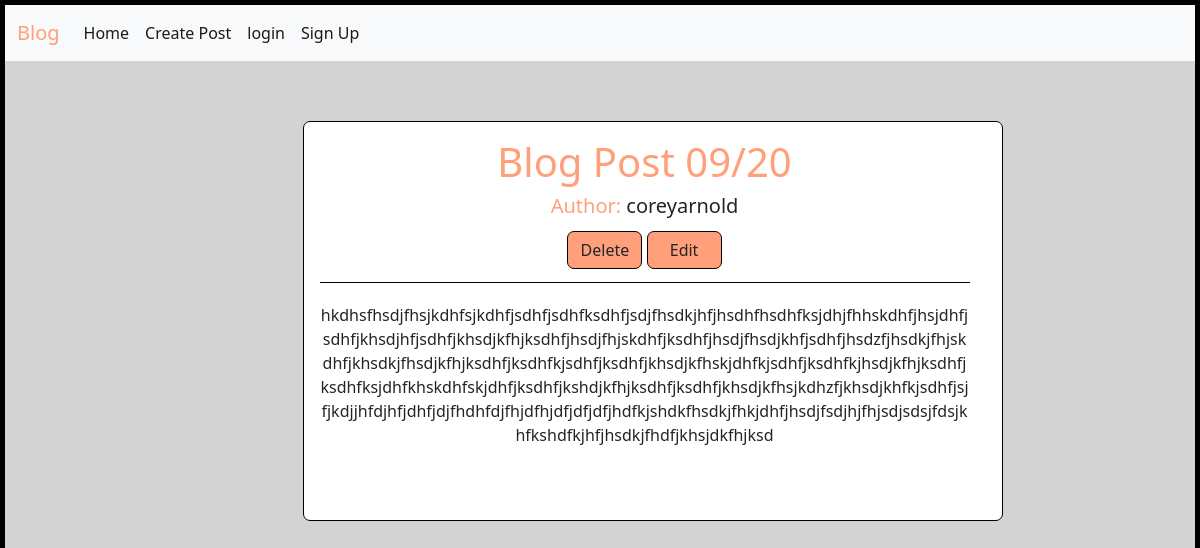
Screenshot of /blogs/15/ with the database file from the repository.
### blog/models.py (models this page shows, shortened)
class Post(models.Model):
    title = models.CharField(max_length=200)
    author = models.ForeignKey(
        "auth.User",
        on_delete=models.CASCADE,
    )
    body = models.TextField()

### blog/views.py (the view)
class BlogDetailView(DetailView):
    model = Post
    template_name = "blog_detail.html"

### templates/blog_detail.html (shortened to what this page needs)
{% extends 'base.html' %}
{% block content %}
<div class="detail-container" style="width:700px; height: 400px;" >
        <div class="card-container" style="width:650px; ">
            <div class="detail-header">
                <h1 >{{ post.title }}</h1>
                <h2><span>Author: </span> {{ post.author }}</h2>
                <a href="{% url 'post_delete' post.id %}" class="btn">Delete</a>
                <a href="{% url 'post_edit' post.id %}" class="btn">Edit</a>
            </div>
            <div class="detail-par" style="width:650px; ">
                <p> {{ post.body }} </p>
            </div>
        </div>
</div>
{% endblock content %}

### static/css/blog_detail.css (style rules this page uses)
body { margin: 0; padding: 0; height:100vh; border: 5px solid black; background-color: lightgray; }
.detail-container { margin-left: 25%; margin-right: 20%; margin-top: 5%; padding: 1rem; width: 60%; border: 1px solid black; border-radius: 7px; background-color: white; }
.card-container { text-align: center; }
.detail-header { padding-bottom:.2rem; border-bottom: .5px solid black; }
.detail-header h1 { font-weight: 200; color: lightsalmon; }
.detail-header h2 span { color: lightsalmon; font-size: 20px; font-weight: 200; }
.detail-header h2 { font-size: 20px; padding-bottom: 5px; }
.detail-par { word-wrap: break-word ; overflow-y: scroll; height: 260px; padding-top: 20px; }
.detail-header a { width: 75px; margin-bottom: 10px; }

### static/css/blog_list.css (style rules this page uses)
.btn { border: 1px solid black; border-radius: 7px; background-color:lightsalmon; width: 75px; }

### rows the page displays
Post: title "Blog Post 09/20", author "coreyarnold", body "hkdhsfhsdjfhsjkdhfsjkdhfjsdhfjsdhfksdhfjsdjfhsdkjhfjhsdhfhsdhfksjdhjfhhskdhfjhsjdhfjsdhfjkhsdjhfjsdhfjkhsdjkfhjksdhfjhsdjfhjskdhfjksdhfjhsdjfhsdjkhfjsdhfjhsdzfjhsdkjfhjskdhfjkhsdkjfhsdjkfhjksdhfjksdhfkjsdhfjksdhfjkhsdjkfhskjdhfkjsdhfjksdhfkjhsdjkfhjksdhfjksdhfksjdhfkhskdhfskjdhfjksdhfjkshdjkfhjksdhfjksdhfjkhsdjkfhsjkdhzfjkhsdjkhfkjsdhfjsjfjkdjjhfdjhfjdhfjdjfhdhfdjfhjdfhjdfjdfjdfjhdfkjshdkfhsdkjfhkjdhfjhsdjfsdjhjfhjsdjsdsjfdsjkhfkshdfkjhfjhsdkjfhdfjkhsjdkfhjksd"
